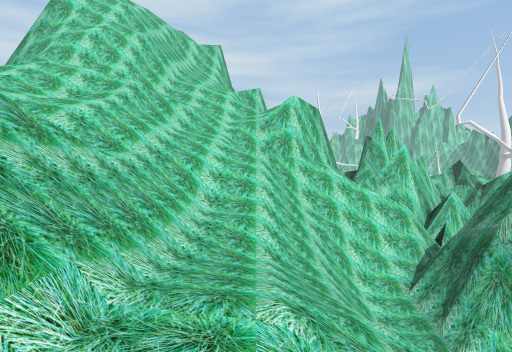
View 1 (above)

17 first-person views from a walk through a Unity game level. The camera is 1.2 m above the floor, tilts 2° down and sees 85° across. The floor is counted in squares, 2 m on a side. Each view is taken from the middle of a square. On the plan, view 1 faces up. The plan holds only what a view shows up to about 9 squares ahead; the rest is blank. The place goes on beyond the plan. The player character is not drawn.

View 2
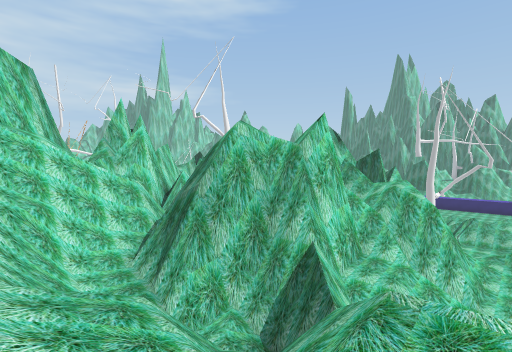

View 3
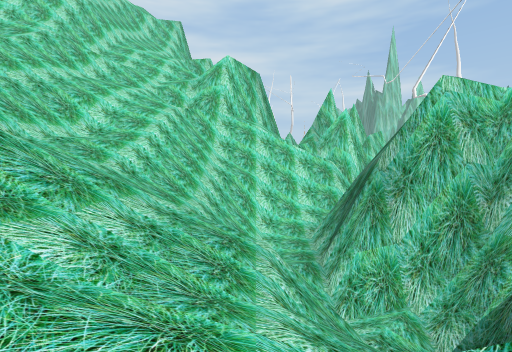

View 4
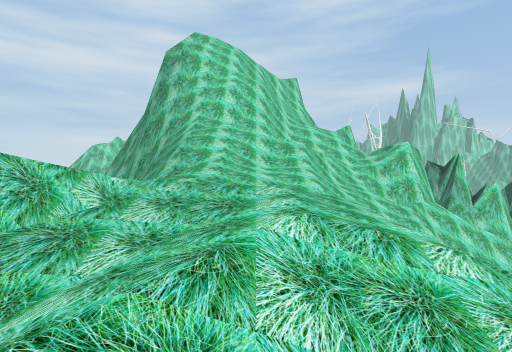

View 5
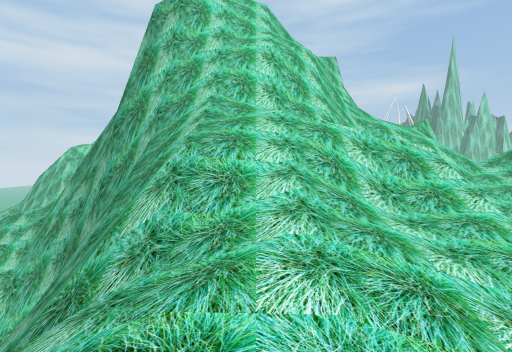

View 6
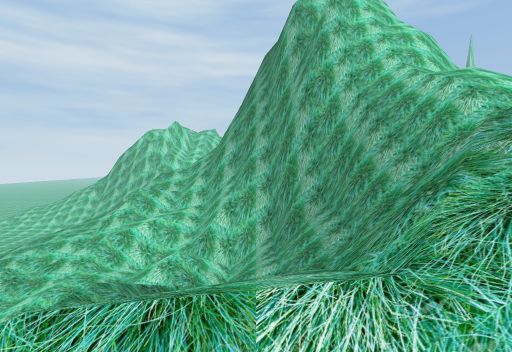

View 7
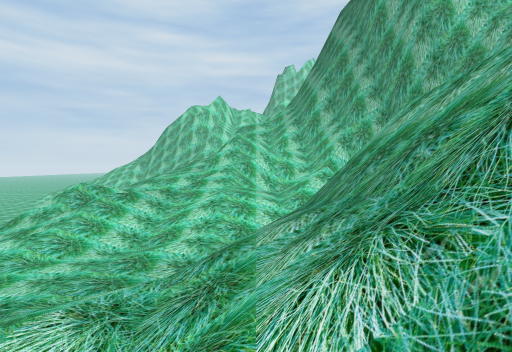

View 8
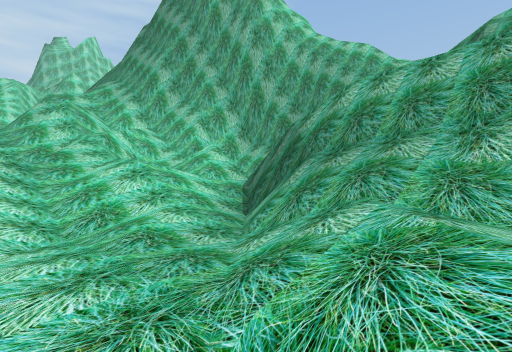

View 9
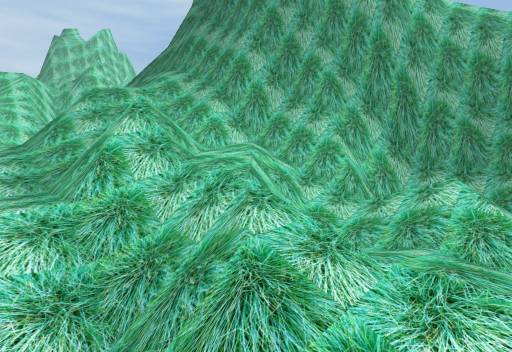

View 10
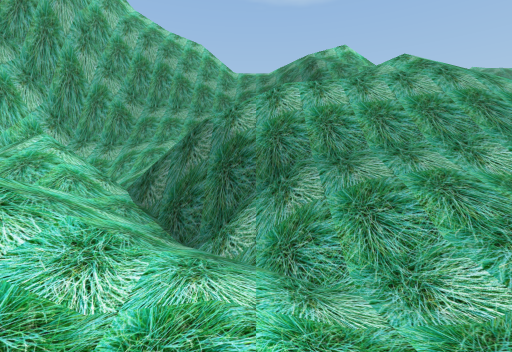

View 11
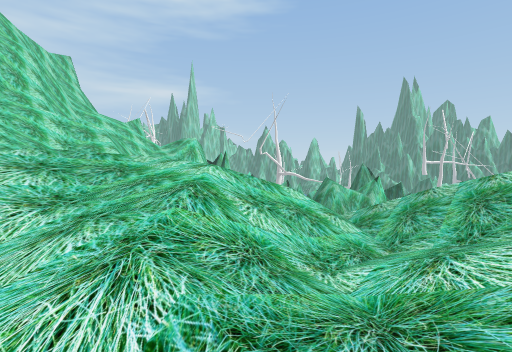

View 12
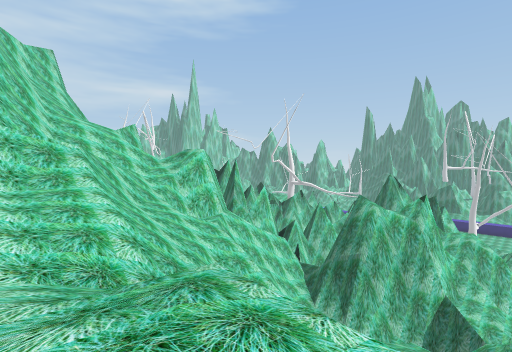

View 13
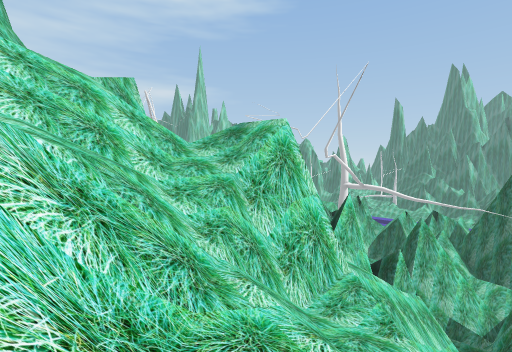

View 14
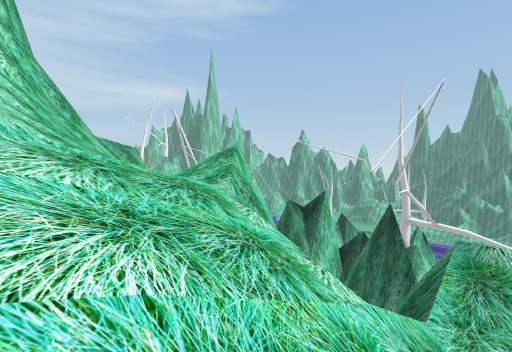

View 15
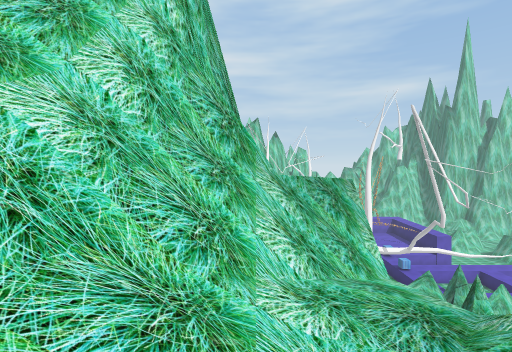

View 16
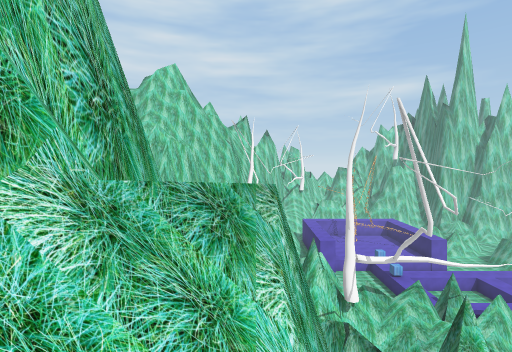

View 17
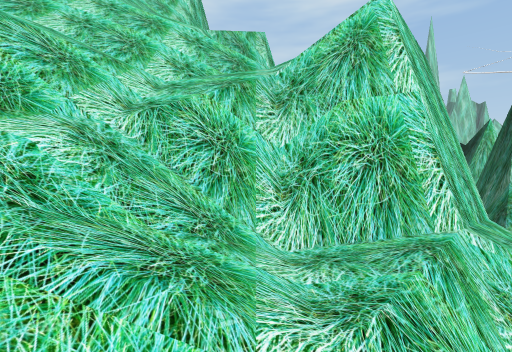

### Floor plan
Key: @ floor where view 1 was taken; # wall or solid block; x gap in a wall; . main floor; : floor 0.25 m higher than the main floor; - floor 2 m lower than the main floor; _ floor 4.75 m lower than the main floor; < floor 5.75 m lower than the main floor; ( floor 6.5 m lower than the main floor; ! floor 8.75 m lower than the main floor; ? floor 9.25 m lower than the main floor; / step, stairs or slope; = window, fence, low wall or low ledge; ^ raised ledge; v drop or lower ground; T tree.
Columns run from 14 left of view 1 to 11 right of it. Each row starts with its distance up from view 1.
 21                 vT
 20
 19
 18                vvv#
 17                   v
 16
 15              #
 14             ##xv    vv
 13    #       ###/
 12  ###       #///   vv
 11 /=-#       #//v   vv
 10 /###       #//^v  vv
  9 _==##    ###/#= v  ####
  8 //=#######////##-
  7 //////##////=//v##
  6 //<////#v/=////v##
  5 ///#=//#=////=/###
  4 ((=#v  //////////##
  3 (/////=/:.////////######
  2 /<//////=/..//////##//##
  1   ////  //../#////v //##//
  0          //// @//     ?!/=
 -1          ////

Positions as (right, up) in squares from view 1, and headings:
1: (0, 0), facing up
2: (1, 0), facing up-right
3: (2, 0), facing up
4: (-4, -1), facing up
5: (-5, 3), facing up
6: (-9, 1), facing up
7: (-12, 1), facing up
8: (-14, 2), facing up-right
9: (-14, 6), facing up-right
10: (-14, 4), facing right
11: (-5, -1), facing up-right
12: (-4, 1), facing up-right
13: (-2, 6), facing up-right
14: (-2, 9), facing up-right
15: (-1, 11), facing up
16: (0, 12), facing up
17: (0, 6), facing up
